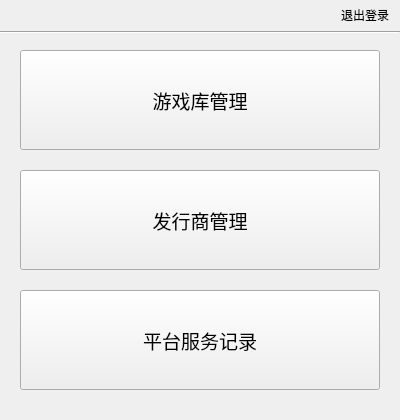
<?xml version="1.0" encoding="UTF-8"?>
<ui version="4.0">
 <class>adminPanel</class>
 <widget class="QWidget" name="adminPanel">
  <property name="geometry">
   <rect>
    <x>0</x>
    <y>0</y>
    <width>400</width>
    <height>420</height>
   </rect>
  </property>
  <property name="minimumSize">
   <size>
    <width>400</width>
    <height>420</height>
   </size>
  </property>
  <property name="maximumSize">
   <size>
    <width>400</width>
    <height>420</height>
   </size>
  </property>
  <property name="font">
   <font>
    <family>Microsoft YaHei UI</family>
   </font>
  </property>
  <property name="windowTitle">
   <string>管理面板</string>
  </property>
  <widget class="QLabel" name="welcomelabel">
   <property name="geometry">
    <rect>
     <x>10</x>
     <y>0</y>
     <width>200</width>
     <height>30</height>
    </rect>
   </property>
   <property name="font">
    <font>
     <family>Microsoft YaHei</family>
     <pointsize>12</pointsize>
    </font>
   </property>
   <property name="text">
    <string>&lt;html&gt;&lt;head/&gt;&lt;body&gt;&lt;p&gt;&lt;br/&gt;&lt;/p&gt;&lt;/body&gt;&lt;/html&gt;</string>
   </property>
  </widget>
  <widget class="Line" name="line">
   <property name="geometry">
    <rect>
     <x>0</x>
     <y>30</y>
     <width>400</width>
     <height>5</height>
    </rect>
   </property>
   <property name="orientation">
    <enum>Qt::Horizontal</enum>
   </property>
  </widget>
  <widget class="QPushButton" name="pubButton">
   <property name="geometry">
    <rect>
     <x>20</x>
     <y>170</y>
     <width>360</width>
     <height>100</height>
    </rect>
   </property>
   <property name="font">
    <font>
     <family>Microsoft YaHei UI</family>
     <pointsize>14</pointsize>
    </font>
   </property>
   <property name="text">
    <string>发行商管理</string>
   </property>
  </widget>
  <widget class="QPushButton" name="repoButton">
   <property name="geometry">
    <rect>
     <x>20</x>
     <y>50</y>
     <width>360</width>
     <height>100</height>
    </rect>
   </property>
   <property name="font">
    <font>
     <family>Microsoft YaHei UI</family>
     <pointsize>14</pointsize>
    </font>
   </property>
   <property name="text">
    <string>游戏库管理</string>
   </property>
  </widget>
  <widget class="QPushButton" name="exitButton">
   <property name="geometry">
    <rect>
     <x>330</x>
     <y>0</y>
     <width>70</width>
     <height>30</height>
    </rect>
   </property>
   <property name="font">
    <font>
     <family>Microsoft YaHei UI Light</family>
     <pointsize>9</pointsize>
     <underline>false</underline>
    </font>
   </property>
   <property name="text">
    <string>退出登录</string>
   </property>
   <property name="flat">
    <bool>true</bool>
   </property>
  </widget>
  <widget class="QPushButton" name="recordButton">
   <property name="geometry">
    <rect>
     <x>20</x>
     <y>290</y>
     <width>360</width>
     <height>100</height>
    </rect>
   </property>
   <property name="font">
    <font>
     <family>Microsoft YaHei UI</family>
     <pointsize>14</pointsize>
    </font>
   </property>
   <property name="text">
    <string>平台服务记录</string>
   </property>
  </widget>
  <widget class="QPushButton" name="helpButton">
   <property name="geometry">
    <rect>
     <x>380</x>
     <y>400</y>
     <width>20</width>
     <height>20</height>
    </rect>
   </property>
   <property name="font">
    <font>
     <family>Microsoft YaHei UI</family>
     <pointsize>10</pointsize>
    </font>
   </property>
   <property name="icon">
    <iconset>
     <normaloff>help-20.png</normaloff>help-20.png</iconset>
   </property>
   <property name="iconSize">
    <size>
     <width>20</width>
     <height>20</height>
    </size>
   </property>
   <property name="flat">
    <bool>true</bool>
   </property>
  </widget>
 </widget>
 <layoutdefault spacing="6" margin="11"/>
 <tabstops>
  <tabstop>repoButton</tabstop>
  <tabstop>pubButton</tabstop>
  <tabstop>recordButton</tabstop>
  <tabstop>exitButton</tabstop>
 </tabstops>
 <resources/>
 <connections/>
</ui>
